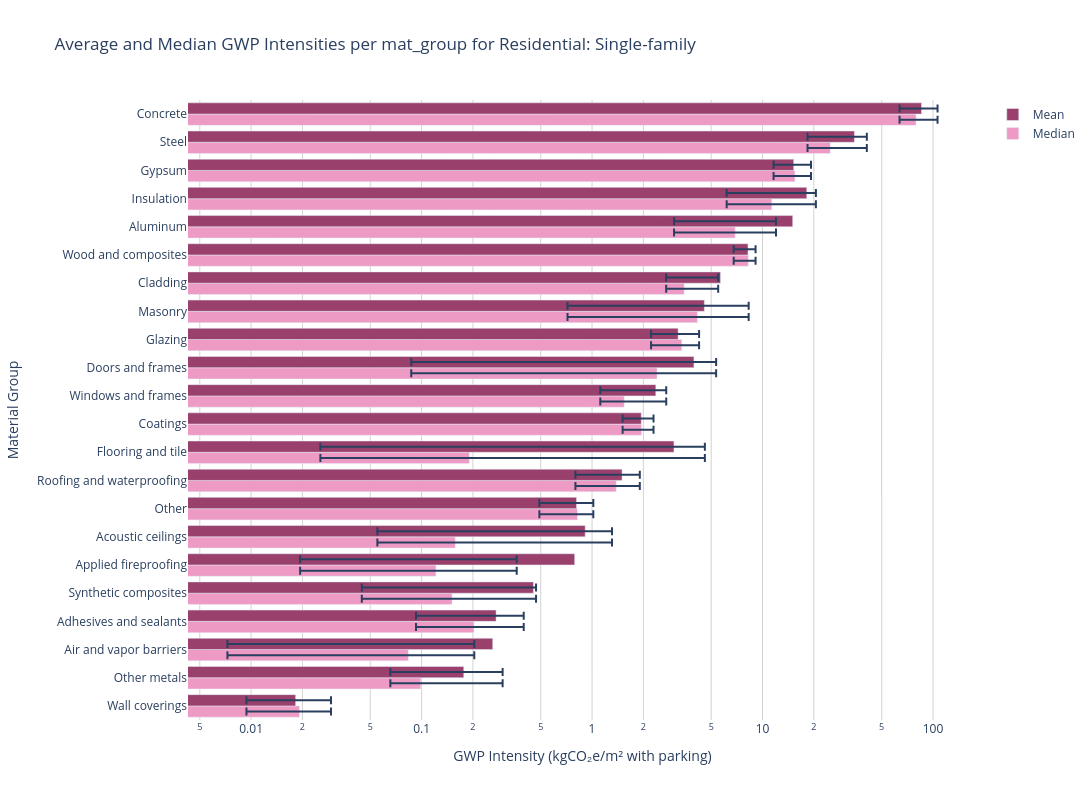

The cell this chart's notebook holds for it:
### Code cell
import pandas as pd
import plotly.graph_objects as go
from plotly.subplots import make_subplots

# Loop over each unique category in wedge_bldg_prim_use
building_uses = single_family_proxy['bldg_prim_use'].unique()

# Dictionary to store results for each building use
results = {}

for use in building_uses:
    # Filter the data for the current building use
    filtered_df2 = single_family_proxy[single_family_proxy['bldg_prim_use'] == use]

    # Summing eci per mat_group for each project_index
    project_grouped = filtered_df2.groupby(['project_index', 'mat_group'])['eci'].sum().reset_index()

    # Calculating summary statistics (mean, median, Q1, Q3)
    summary_stats = project_grouped.groupby('mat_group')['eci'].agg(
        ['mean', 'median', lambda x: x.quantile(0.25), lambda x: x.quantile(0.75), 'count']
    ).reset_index()
    summary_stats.columns = ['mat_group', 'mean', 'median', 'Q1', 'Q3', 'Project Count']

    # Sorting by mean values in descending order
    summary_stats = summary_stats.sort_values(by='mean', ascending=False)

    # Creating subplots for horizontal bar charts
    fig = make_subplots(rows=1, cols=1)

    # Adding Median trace with error bars
    fig.add_trace(go.Bar(
        y=summary_stats['mat_group'], 
        x=summary_stats['median'], 
        orientation='h', 
        name="Median",
        marker=dict(color='#ed9ac4'), 
        error_x=dict(
            type='data', 
            symmetric=False, 
            array=summary_stats['Q3'] - summary_stats['median'], 
            arrayminus=summary_stats['median'] - summary_stats['Q1']
        )
    ))

    # Adding Mean trace with error bars
    fig.add_trace(go.Bar(
        y=summary_stats['mat_group'], 
        x=summary_stats['mean'], 
        orientation='h', 
        name="Mean",
        marker=dict(color='#99406d'), 
        error_x=dict(
            type='data', 
            symmetric=False, 
            array=summary_stats['Q3'] - summary_stats['mean'], 
            arrayminus=summary_stats['mean'] - summary_stats['Q1']
        )
    ))

    # Formatting the layout with a logarithmic x-axis
    fig.update_layout(
        title=f"Average and Median GWP Intensities per mat_group for {use}",
        xaxis=dict(
            title='GWP Intensity (kgCO₂e/m² with parking)',
            type='log',  # Set the x-axis to logarithmic scale
            showgrid=True,
            gridcolor='lightgrey',
            zeroline=False
        ),
        yaxis=dict(
            title='Material Group',
            showgrid=False,
            categoryorder='total ascending'
        ),
        barmode='group',
        height=800,
        width=1200,
        showlegend=True,
        plot_bgcolor='rgba(0,0,0,0)',
        legend_traceorder='reversed'
    )

    # Show the figure for this building use
    fig.show()

    # Save results for this building use
    results[use] = {
        'summary_stats': summary_stats,
        'figure': fig
    }

# Access results later if needed
# Example: results['Commercial']['summary_stats']

### Figure 1 — Plotly figure (JSON) as saved in the notebook; plotly's stock layout.template omitted (floating-point values rounded to 4 significant figures)
{"data": [{"error_x": {"array": [26.86, 15.96, 9.236, 3.763, 5.092, 0.8506, 2.026, 4.146, 2.94, 0.8875, 4.399, 1.18, 0.3452, 0.5201, 1.152, 0.1963, 0.2401, 0.3184, 0.1943, 0.1202, 0.1999, 0.01022], "arrayminus": [15.84, 6.592, 5.164, 3.877, 3.88, 1.477, 0.7474, 3.429, 2.318, 1.139, 0.1649, 0.4259, 0.4374, 0.587, 0.1025, 0.33, 0.1019, 0.1063, 0.1103, 0.07626, 0.03332, 0.00981], "symmetric": false, "type": "data"}, "marker": {"color": "#ed9ac4"}, "name": "Median", "orientation": "h", "type": "bar", "x": [79.48, 24.96, 11.33, 15.49, 6.906, 8.253, 3.468, 4.146, 2.405, 3.357, 0.1904, 1.543, 1.948, 1.386, 0.1575, 0.8209, 0.1213, 0.1509, 0.203, 0.08353, 0.09888, 0.0192], "y": ["Concrete", "Steel", "Insulation", "Gypsum", "Aluminum", "Wood and composites", "Cladding", "Masonry", "Doors and frames", "Glazing", "Flooring and tile", "Windows and frames", "Coatings", "Roofing and waterproofing", "Acoustic ceilings", "Other", "Applied fireproofing", "Synthetic composites", "Adhesives and sealants", "Air and vapor barriers", "Other metals", "Wall coverings"]}, {"error_x": {"array": [20.7, 6.321, 2.384, 4.007, -3.033, 0.8865, -0.1752, 3.736, 1.385, 1.048, 1.567, 0.358, 0.35, 0.406, 0.3978, 0.2064, -0.4293, 0.01621, 0.1238, -0.0576, 0.122, 0.01117], "arrayminus": [22.0, 16.24, 12.02, 3.633, 12.0, 1.441, 2.949, 3.839, 3.872, 0.9783, 2.997, 1.248, 0.4326, 0.7011, 0.8564, 0.3199, 0.7714, 0.4084, 0.1808, 0.2541, 0.1112, 0.008855], "symmetric": false, "type": "data"}, "marker": {"color": "#99406d"}, "name": "Mean", "orientation": "h", "type": "bar", "x": [85.65, 34.6, 18.18, 15.24, 15.03, 8.217, 5.67, 4.557, 3.959, 3.197, 3.023, 2.365, 1.944, 1.5, 0.9115, 0.8108, 0.7908, 0.453, 0.2735, 0.2614, 0.1767, 0.01824], "y": ["Concrete", "Steel", "Insulation", "Gypsum", "Aluminum", "Wood and composites", "Cladding", "Masonry", "Doors and frames", "Glazing", "Flooring and tile", "Windows and frames", "Coatings", "Roofing and waterproofing", "Acoustic ceilings", "Other", "Applied fireproofing", "Synthetic composites", "Adhesives and sealants", "Air and vapor barriers", "Other metals", "Wall coverings"]}], "layout": {"barmode": "group", "height": 800, "legend": {"traceorder": "reversed"}, "plot_bgcolor": "rgba(0,0,0,0)", "showlegend": true, "title": {"text": "Average and Median GWP Intensities per mat_group for Residential: Single-family"}, "width": 1200, "xaxis": {"anchor": "y", "domain": [0, 1], "gridcolor": "lightgrey", "showgrid": true, "title": {"text": "GWP Intensity (kgCO₂e/m² with parking)"}, "type": "log", "zeroline": false}, "yaxis": {"anchor": "x", "categoryorder": "total ascending", "domain": [0, 1], "showgrid": false, "title": {"text": "Material Group"}}}}
